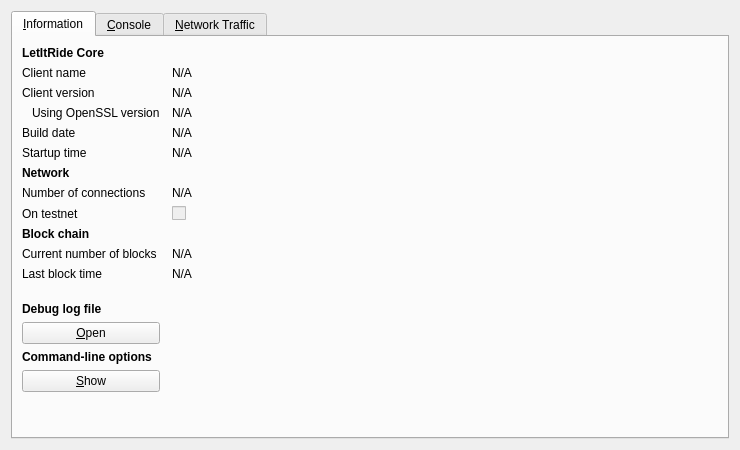
<?xml version="1.0" encoding="UTF-8"?>
<ui version="4.0">
 <class>RPCConsole</class>
 <widget class="QDialog" name="RPCConsole">
  <property name="geometry">
   <rect>
    <x>0</x>
    <y>0</y>
    <width>740</width>
    <height>450</height>
   </rect>
  </property>
  <property name="windowTitle">
   <string>LetItRide - Debug window</string>
  </property>
  <layout class="QVBoxLayout" name="verticalLayout_2">
   <item>
    <widget class="QTabWidget" name="tabWidget">
     <property name="currentIndex">
      <number>0</number>
     </property>
     <widget class="QWidget" name="tab_info">
      <attribute name="title">
       <string>&amp;Information</string>
      </attribute>
      <layout class="QGridLayout" name="gridLayout" columnstretch="0,1">
       <property name="horizontalSpacing">
        <number>12</number>
       </property>
       <item row="0" column="0">
        <widget class="QLabel" name="label_9">
         <property name="font">
          <font>
           <weight>75</weight>
           <bold>true</bold>
          </font>
         </property>
         <property name="text">
          <string>LetItRide Core</string>
         </property>
        </widget>
       </item>
       <item row="1" column="0">
        <widget class="QLabel" name="label_5">
         <property name="text">
          <string>Client name</string>
         </property>
        </widget>
       </item>
       <item row="1" column="1">
        <widget class="QLabel" name="clientName">
         <property name="cursor">
          <cursorShape>IBeamCursor</cursorShape>
         </property>
         <property name="text">
          <string>N/A</string>
         </property>
         <property name="textFormat">
          <enum>Qt::PlainText</enum>
         </property>
         <property name="textInteractionFlags">
          <set>Qt::LinksAccessibleByMouse|Qt::TextSelectableByKeyboard|Qt::TextSelectableByMouse</set>
         </property>
        </widget>
       </item>
       <item row="2" column="0">
        <widget class="QLabel" name="label_6">
         <property name="text">
          <string>Client version</string>
         </property>
        </widget>
       </item>
       <item row="2" column="1">
        <widget class="QLabel" name="clientVersion">
         <property name="cursor">
          <cursorShape>IBeamCursor</cursorShape>
         </property>
         <property name="text">
          <string>N/A</string>
         </property>
         <property name="textFormat">
          <enum>Qt::PlainText</enum>
         </property>
         <property name="textInteractionFlags">
          <set>Qt::LinksAccessibleByMouse|Qt::TextSelectableByKeyboard|Qt::TextSelectableByMouse</set>
         </property>
        </widget>
       </item>
       <item row="3" column="0">
        <widget class="QLabel" name="label_14">
         <property name="text">
          <string>Using OpenSSL version</string>
         </property>
         <property name="indent">
          <number>10</number>
         </property>
        </widget>
       </item>
       <item row="3" column="1">
        <widget class="QLabel" name="openSSLVersion">
         <property name="cursor">
          <cursorShape>IBeamCursor</cursorShape>
         </property>
         <property name="text">
          <string>N/A</string>
         </property>
         <property name="textFormat">
          <enum>Qt::PlainText</enum>
         </property>
         <property name="textInteractionFlags">
          <set>Qt::LinksAccessibleByMouse|Qt::TextSelectableByKeyboard|Qt::TextSelectableByMouse</set>
         </property>
        </widget>
       </item>
       <item row="4" column="0">
        <widget class="QLabel" name="label_12">
         <property name="text">
          <string>Build date</string>
         </property>
        </widget>
       </item>
       <item row="4" column="1">
        <widget class="QLabel" name="buildDate">
         <property name="cursor">
          <cursorShape>IBeamCursor</cursorShape>
         </property>
         <property name="text">
          <string>N/A</string>
         </property>
         <property name="textFormat">
          <enum>Qt::PlainText</enum>
         </property>
         <property name="textInteractionFlags">
          <set>Qt::LinksAccessibleByMouse|Qt::TextSelectableByKeyboard|Qt::TextSelectableByMouse</set>
         </property>
        </widget>
       </item>
       <item row="5" column="0">
        <widget class="QLabel" name="label_13">
         <property name="text">
          <string>Startup time</string>
         </property>
        </widget>
       </item>
       <item row="5" column="1">
        <widget class="QLabel" name="startupTime">
         <property name="cursor">
          <cursorShape>IBeamCursor</cursorShape>
         </property>
         <property name="text">
          <string>N/A</string>
         </property>
         <property name="textFormat">
          <enum>Qt::PlainText</enum>
         </property>
         <property name="textInteractionFlags">
          <set>Qt::LinksAccessibleByMouse|Qt::TextSelectableByKeyboard|Qt::TextSelectableByMouse</set>
         </property>
        </widget>
       </item>
       <item row="6" column="0">
        <widget class="QLabel" name="label_11">
         <property name="font">
          <font>
           <weight>75</weight>
           <bold>true</bold>
          </font>
         </property>
         <property name="text">
          <string>Network</string>
         </property>
        </widget>
       </item>
       <item row="7" column="0">
        <widget class="QLabel" name="label_7">
         <property name="text">
          <string>Number of connections</string>
         </property>
        </widget>
       </item>
       <item row="7" column="1">
        <widget class="QLabel" name="numberOfConnections">
         <property name="cursor">
          <cursorShape>IBeamCursor</cursorShape>
         </property>
         <property name="text">
          <string>N/A</string>
         </property>
         <property name="textFormat">
          <enum>Qt::PlainText</enum>
         </property>
         <property name="textInteractionFlags">
          <set>Qt::LinksAccessibleByMouse|Qt::TextSelectableByKeyboard|Qt::TextSelectableByMouse</set>
         </property>
        </widget>
       </item>
       <item row="8" column="0">
        <widget class="QLabel" name="label_8">
         <property name="text">
          <string>On testnet</string>
         </property>
        </widget>
       </item>
       <item row="8" column="1">
        <widget class="QCheckBox" name="isTestNet">
         <property name="enabled">
          <bool>false</bool>
         </property>
         <property name="text">
          <string/>
         </property>
        </widget>
       </item>
       <item row="9" column="0">
        <widget class="QLabel" name="label_10">
         <property name="font">
          <font>
           <weight>75</weight>
           <bold>true</bold>
          </font>
         </property>
         <property name="text">
          <string>Block chain</string>
         </property>
        </widget>
       </item>
       <item row="10" column="0">
        <widget class="QLabel" name="label_3">
         <property name="text">
          <string>Current number of blocks</string>
         </property>
        </widget>
       </item>
       <item row="10" column="1">
        <widget class="QLabel" name="numberOfBlocks">
         <property name="cursor">
          <cursorShape>IBeamCursor</cursorShape>
         </property>
         <property name="text">
          <string>N/A</string>
         </property>
         <property name="textFormat">
          <enum>Qt::PlainText</enum>
         </property>
         <property name="textInteractionFlags">
          <set>Qt::LinksAccessibleByMouse|Qt::TextSelectableByKeyboard|Qt::TextSelectableByMouse</set>
         </property>
        </widget>
       </item>
       <item row="11" column="0">
        <widget class="QLabel" name="label_2">
         <property name="text">
          <string>Last block time</string>
         </property>
        </widget>
       </item>
       <item row="11" column="1">
        <widget class="QLabel" name="lastBlockTime">
         <property name="cursor">
          <cursorShape>IBeamCursor</cursorShape>
         </property>
         <property name="text">
          <string>N/A</string>
         </property>
         <property name="textFormat">
          <enum>Qt::PlainText</enum>
         </property>
         <property name="textInteractionFlags">
          <set>Qt::LinksAccessibleByMouse|Qt::TextSelectableByKeyboard|Qt::TextSelectableByMouse</set>
         </property>
        </widget>
       </item>
       <item row="12" column="0">
        <spacer name="verticalSpacer_2">
         <property name="orientation">
          <enum>Qt::Vertical</enum>
         </property>
         <property name="sizeHint" stdset="0">
          <size>
           <width>20</width>
           <height>20</height>
          </size>
         </property>
        </spacer>
       </item>
       <item row="13" column="0">
        <widget class="QLabel" name="labelDebugLogfile">
         <property name="font">
          <font>
           <weight>75</weight>
           <bold>true</bold>
          </font>
         </property>
         <property name="text">
          <string>Debug log file</string>
         </property>
        </widget>
       </item>
       <item row="14" column="0">
        <widget class="QPushButton" name="openDebugLogfileButton">
         <property name="toolTip">
          <string>Open the LetItRide debug log file from the current data directory. This can take a few seconds for large log files.</string>
         </property>
         <property name="text">
          <string>&amp;Open</string>
         </property>
         <property name="autoDefault">
          <bool>false</bool>
         </property>
        </widget>
       </item>
       <item row="15" column="0">
        <widget class="QLabel" name="labelCLOptions">
         <property name="font">
          <font>
           <weight>75</weight>
           <bold>true</bold>
          </font>
         </property>
         <property name="text">
          <string>Command-line options</string>
         </property>
        </widget>
       </item>
       <item row="16" column="0">
        <widget class="QPushButton" name="showCLOptionsButton">
         <property name="toolTip">
          <string>Show the LetItRide-Qt help message to get a list with possible LetItRide command-line options.</string>
         </property>
         <property name="text">
          <string>&amp;Show</string>
         </property>
         <property name="autoDefault">
          <bool>false</bool>
         </property>
        </widget>
       </item>
       <item row="17" column="0">
        <spacer name="verticalSpacer">
         <property name="orientation">
          <enum>Qt::Vertical</enum>
         </property>
         <property name="sizeHint" stdset="0">
          <size>
           <width>20</width>
           <height>40</height>
          </size>
         </property>
        </spacer>
       </item>
      </layout>
     </widget>
     <widget class="QWidget" name="tab_console">
      <attribute name="title">
       <string>&amp;Console</string>
      </attribute>
      <layout class="QVBoxLayout" name="verticalLayout_3">
       <property name="spacing">
        <number>3</number>
       </property>
       <item>
        <widget class="QTextEdit" name="messagesWidget">
         <property name="minimumSize">
          <size>
           <width>0</width>
           <height>100</height>
          </size>
         </property>
         <property name="readOnly">
          <bool>true</bool>
         </property>
         <property name="tabKeyNavigation" stdset="0">
          <bool>false</bool>
         </property>
         <property name="columnCount" stdset="0">
          <number>2</number>
         </property>
        </widget>
       </item>
       <item>
        <layout class="QHBoxLayout" name="horizontalLayout">
         <property name="spacing">
          <number>3</number>
         </property>
         <item>
          <widget class="QLabel" name="label">
           <property name="text">
            <string notr="true">&gt;</string>
           </property>
          </widget>
         </item>
         <item>
          <widget class="QLineEdit" name="lineEdit"/>
         </item>
         <item>
          <widget class="QPushButton" name="clearButton">
           <property name="maximumSize">
            <size>
             <width>24</width>
             <height>24</height>
            </size>
           </property>
           <property name="toolTip">
            <string>Clear console</string>
           </property>
           <property name="text">
            <string/>
           </property>
           <property name="icon">
            <iconset resource="../bitcoin.qrc">
             <normaloff>:/icons/remove</normaloff>:/icons/remove</iconset>
           </property>
           <property name="shortcut">
            <string notr="true">Ctrl+L</string>
           </property>
           <property name="autoDefault">
            <bool>false</bool>
           </property>
          </widget>
         </item>
        </layout>
       </item>
      </layout>
     </widget>
     <widget class="QWidget" name="tab">
      <attribute name="title">
       <string>&amp;Network Traffic</string>
      </attribute>
      <layout class="QHBoxLayout" name="horizontalLayout_3">
       <item>
        <layout class="QVBoxLayout" name="verticalLayout_4">
         <item>
          <widget class="TrafficGraphWidget" name="trafficGraph" native="true">
           <property name="sizePolicy">
            <sizepolicy hsizetype="Expanding" vsizetype="Expanding">
             <horstretch>0</horstretch>
             <verstretch>0</verstretch>
            </sizepolicy>
           </property>
          </widget>
         </item>
         <item>
          <layout class="QHBoxLayout" name="horizontalLayout_2">
           <item>
            <widget class="QSlider" name="sldGraphRange">
             <property name="minimum">
              <number>1</number>
             </property>
             <property name="maximum">
              <number>288</number>
             </property>
             <property name="pageStep">
              <number>12</number>
             </property>
             <property name="value">
              <number>6</number>
             </property>
             <property name="orientation">
              <enum>Qt::Horizontal</enum>
             </property>
            </widget>
           </item>
           <item>
            <widget class="QLabel" name="lblGraphRange">
             <property name="minimumSize">
              <size>
               <width>100</width>
               <height>0</height>
              </size>
             </property>
             <property name="alignment">
              <set>Qt::AlignCenter</set>
             </property>
            </widget>
           </item>
           <item>
            <widget class="QPushButton" name="btnClearTrafficGraph">
             <property name="text">
              <string>&amp;Clear</string>
             </property>
            </widget>
           </item>
          </layout>
         </item>
        </layout>
       </item>
       <item>
        <layout class="QVBoxLayout" name="verticalLayout">
         <item>
          <widget class="QGroupBox" name="groupBox">
           <property name="title">
            <string>Totals</string>
           </property>
           <layout class="QVBoxLayout" name="verticalLayout_5">
            <item>
             <layout class="QHBoxLayout" name="horizontalLayout_4">
              <item>
               <widget class="Line" name="line">
                <property name="sizePolicy">
                 <sizepolicy hsizetype="Fixed" vsizetype="Fixed">
                  <horstretch>0</horstretch>
                  <verstretch>0</verstretch>
                 </sizepolicy>
                </property>
                <property name="minimumSize">
                 <size>
                  <width>10</width>
                  <height>0</height>
                 </size>
                </property>
                <property name="palette">
                 <palette>
                  <active>
                   <colorrole role="Light">
                    <brush brushstyle="SolidPattern">
                     <color alpha="255">
                      <red>0</red>
                      <green>255</green>
                      <blue>0</blue>
                     </color>
                    </brush>
                   </colorrole>
                  </active>
                  <inactive>
                   <colorrole role="Light">
                    <brush brushstyle="SolidPattern">
                     <color alpha="255">
                      <red>0</red>
                      <green>255</green>
                      <blue>0</blue>
                     </color>
                    </brush>
                   </colorrole>
                  </inactive>
                  <disabled>
                   <colorrole role="Light">
                    <brush brushstyle="SolidPattern">
                     <color alpha="255">
                      <red>0</red>
                      <green>255</green>
                      <blue>0</blue>
                     </color>
                    </brush>
                   </colorrole>
                  </disabled>
                 </palette>
                </property>
                <property name="orientation">
                 <enum>Qt::Horizontal</enum>
                </property>
               </widget>
              </item>
              <item>
               <widget class="QLabel" name="label_16">
                <property name="text">
                 <string>In:</string>
                </property>
               </widget>
              </item>
              <item>
               <widget class="QLabel" name="lblBytesIn">
                <property name="minimumSize">
                 <size>
                  <width>50</width>
                  <height>0</height>
                 </size>
                </property>
                <property name="alignment">
                 <set>Qt::AlignRight|Qt::AlignTrailing|Qt::AlignVCenter</set>
                </property>
               </widget>
              </item>
             </layout>
            </item>
            <item>
             <layout class="QHBoxLayout" name="horizontalLayout_5">
              <item>
               <widget class="Line" name="line_2">
                <property name="sizePolicy">
                 <sizepolicy hsizetype="Fixed" vsizetype="Fixed">
                  <horstretch>0</horstretch>
                  <verstretch>0</verstretch>
                 </sizepolicy>
                </property>
                <property name="minimumSize">
                 <size>
                  <width>10</width>
                  <height>0</height>
                 </size>
                </property>
                <property name="palette">
                 <palette>
                  <active>
                   <colorrole role="Light">
                    <brush brushstyle="SolidPattern">
                     <color alpha="255">
                      <red>255</red>
                      <green>0</green>
                      <blue>0</blue>
                     </color>
                    </brush>
                   </colorrole>
                  </active>
                  <inactive>
                   <colorrole role="Light">
                    <brush brushstyle="SolidPattern">
                     <color alpha="255">
                      <red>255</red>
                      <green>0</green>
                      <blue>0</blue>
                     </color>
                    </brush>
                   </colorrole>
                  </inactive>
                  <disabled>
                   <colorrole role="Light">
                    <brush brushstyle="SolidPattern">
                     <color alpha="255">
                      <red>255</red>
                      <green>0</green>
                      <blue>0</blue>
                     </color>
                    </brush>
                   </colorrole>
                  </disabled>
                 </palette>
                </property>
                <property name="orientation">
                 <enum>Qt::Horizontal</enum>
                </property>
               </widget>
              </item>
              <item>
               <widget class="QLabel" name="label_17">
                <property name="text">
                 <string>Out:</string>
                </property>
               </widget>
              </item>
              <item>
               <widget class="QLabel" name="lblBytesOut">
                <property name="minimumSize">
                 <size>
                  <width>50</width>
                  <height>0</height>
                 </size>
                </property>
                <property name="alignment">
                 <set>Qt::AlignRight|Qt::AlignTrailing|Qt::AlignVCenter</set>
                </property>
               </widget>
              </item>
             </layout>
            </item>
            <item>
             <spacer name="verticalSpacer_4">
              <property name="orientation">
               <enum>Qt::Vertical</enum>
              </property>
              <property name="sizeHint" stdset="0">
               <size>
                <width>20</width>
                <height>407</height>
               </size>
              </property>
             </spacer>
            </item>
           </layout>
          </widget>
         </item>
        </layout>
       </item>
      </layout>
     </widget>
    </widget>
   </item>
  </layout>
 </widget>
 <customwidgets>
  <customwidget>
   <class>TrafficGraphWidget</class>
   <extends>QWidget</extends>
   <header>trafficgraphwidget.h</header>
   <container>1</container>
   <slots>
    <slot>clear()</slot>
   </slots>
  </customwidget>
 </customwidgets>
 <resources>
  <include location="../bitcoin.qrc"/>
 </resources>
 <connections/>
</ui>
